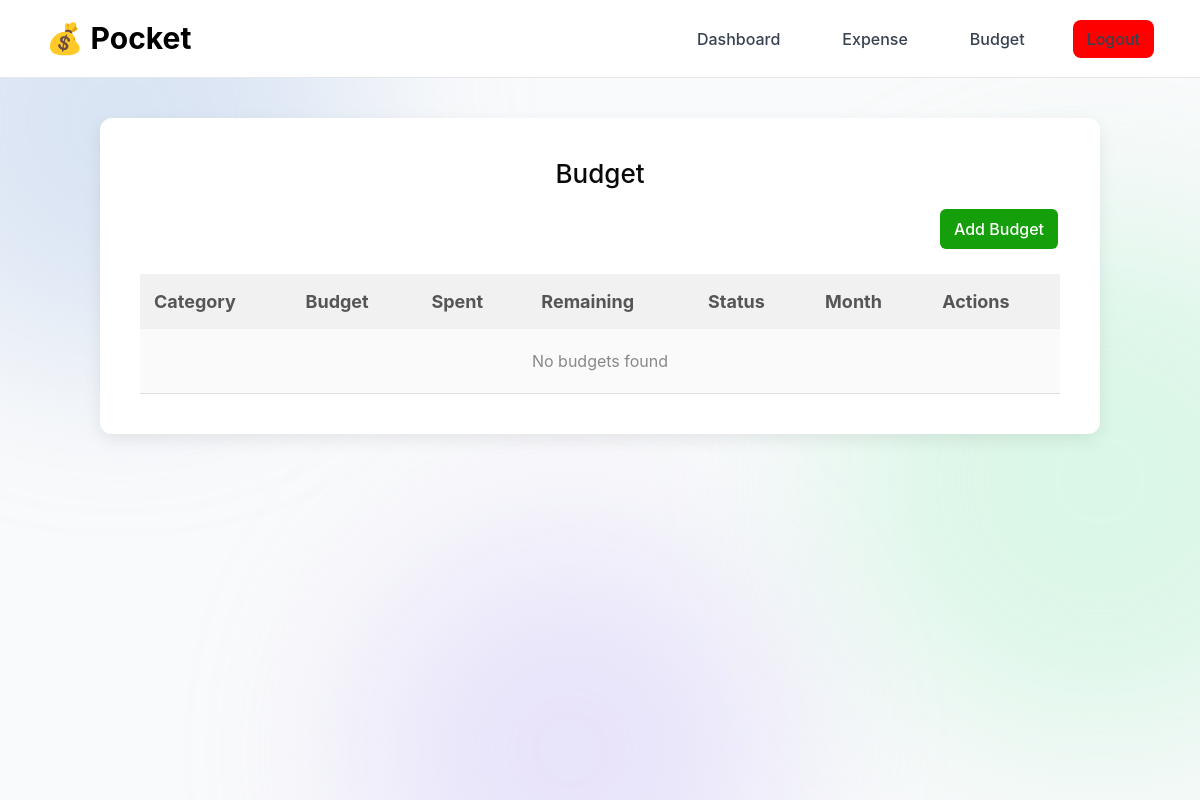
The app's page /budgets/ (signed in), older data.
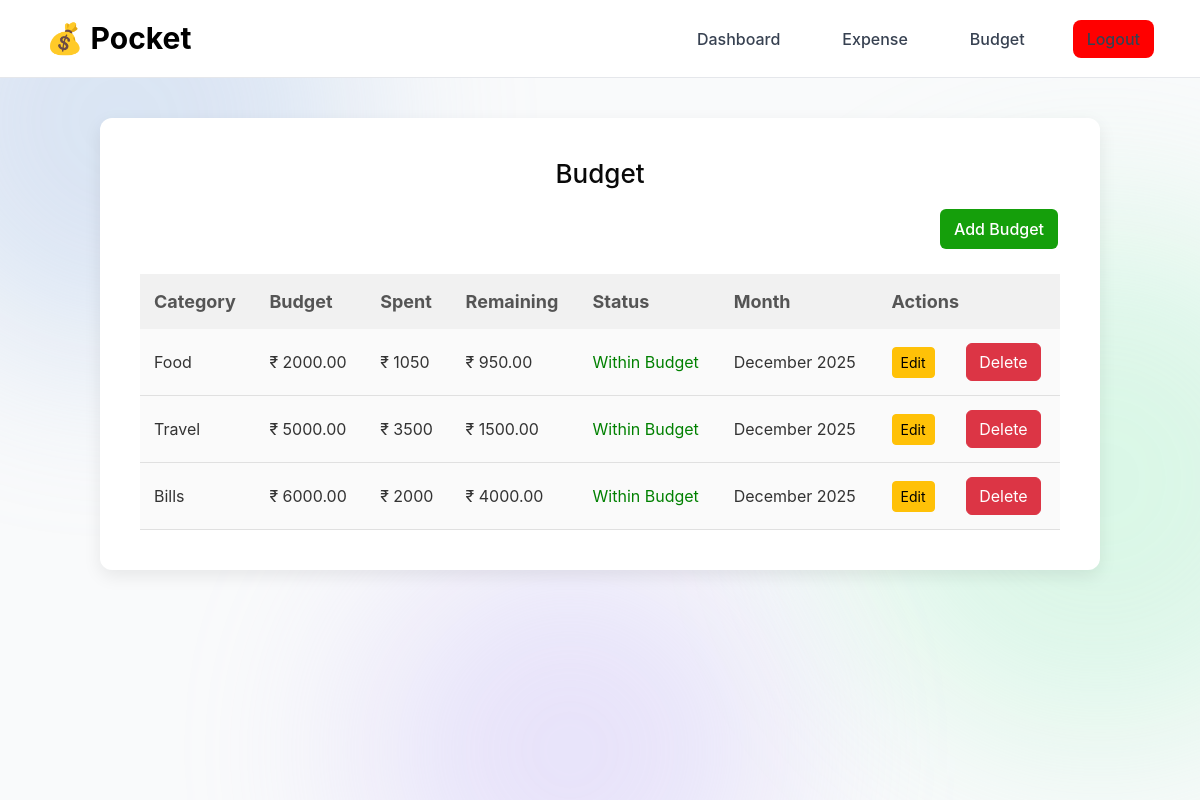
The same page, newer data.
### expenses/models.py (models this page shows, shortened)
class Budget(models.Model):
    user = models.ForeignKey(User, on_delete=models.CASCADE)
    category = models.ForeignKey(Category, on_delete=models.CASCADE)
    amount = models.DecimalField(max_digits=10, decimal_places=2)
    month = models.DateField()
    class Meta:
        unique_together = ('user', 'category', 'month')

class Category(models.Model):
    name = models.CharField(max_length=50, unique=True)

### expenses/views.py (the view)
# urls.py: path('budgets/', views.budget_list, name='budget_list'),
@login_required
def budget_list(request):
    budgets = Budget.objects.filter(user=request.user)
    data = []
    for b in budgets:
        spent = Expense.objects.filter(
            user=request.user,
            category=b.category,
            date__year=b.month.year,
            date__month=b.month.month
        ).aggregate(total=Sum('amount'))['total'] or 0
        data.append({
            'budget': b,
            'spent': spent,
            'remaining': b.amount - spent,
            'overspent': spent > b.amount
        })
    return render(request, 'expenses/budget_list.html', {'data': data})

### expenses/templates/expenses/budget_list.html (shortened to what this page needs)
{% extends "base.html" %}
{% load static %}
{% block content %}
<!DOCTYPE html>
<html lang="en">
<head>
    <link rel="stylesheet" href="{% static 'expenses/css/budget_list.css' %}">
</head>
<body>
<div class="page-container">
<h2>Budget</h2>
<a href="{% url 'add_budget' %}" class="add-btn"> Add Budget</a>
<table>
    <tr>
        <th>Category</th>
        <th>Budget</th>
        <th>Spent</th>
        <th>Remaining</th>
        <th>Status</th>
        <th>Month</th>
        <th colspan="2">Actions</th>
    </tr>
    {% for item in data %}
    <tr class="{% if item.overspent %}overspent{% endif %}">
        <td>{{ item.budget.category.name }}</td>
        <td>₹ {{ item.budget.amount }}</td>
        <td>₹ {{ item.spent }}</td>
        <td>₹ {{ item.remaining }}</td>
        <td>
            {% if item.overspent  %}
                <span class="danger" style="color: red; font-weight: bold; ">Overspent</span>
            {% else %}
                <span class="success" style="color: green;">Within Budget</span>
            {% endif %}
        </td>
        <td>{{ item.budget.month|date:"F Y" }}</td>
        <td><a href="{% url 'edit_budget' item.budget.pk %}" class="btn btn-sm btn-warning">Edit</a></td>
        <td><form action="{% url 'delete_budget' item.budget.pk %}" method="POST" >
                <button type="submit" class="btn btn-danger"> Delete</button>
            </form>
        </td>
    </tr>
    {% empty %}
    <tr>
        <td colspan="7">No budgets found</td>
    </tr>
    {% endfor %}
</table>
</div>
</body>
{% endblock %}

### templates/base.html (shortened to what this page needs)
{% load static %}
<!DOCTYPE html>
<html lang="en">
<head>
    <link href="https://cdn.jsdelivr.net/npm/bootstrap@5.3.2/dist/css/bootstrap.min.css" rel="stylesheet">
    <link rel="stylesheet" href="{% static 'expenses/css/charts.css' %}">
</head>
<body>
    <div class="bg-shapes">
        <span class="shape shape-2"></span>
        <span class="shape shape-3"></span>
    </div>
    <nav class="nav">
        <div class="nav-left">
            <span class="nav-logo">💰 Pocket</span>
        </div>
        <div class="nav-right">
            <a href="{% url 'dashboard' %}">Dashboard</a>
            <a href="{% url 'expense_list' %}">Expense</a>
            <a href="{% url 'budget_list' %}">Budget</a>
             <a href="{% url 'logout' %}" class="btn-logout">Logout</a>
        </div>
    </nav>
    <main class="page-content">
        {% block content %}
        {% endblock %}
    </main>
</body>
</html>

### expenses/static/expenses/css/budget_list.css (style rules this page uses)
.page-container { max-width: 1000px; max-height: 1000px; margin: 40px auto; background: #ffffff; padding: 40px; border-radius: 12px; box-shadow: 0 6px 18px rgba(0, 0, 0, 0.08); }
.page-container h2 { margin-bottom: 20px; font-size: 26px; color: #090909; text-align: center; }
.add-btn { display: inline-block; margin-bottom: 25px; margin-left: 800px; padding: 8px 14px; background: #159f0b; color: white; text-decoration: none; text-align: center; border-radius: 6px; font-weight: 500; transition: background 0.3s ease; }
table { width: 100%; height: 100%; border-collapse: collapse; background: #fafafa; }
table th { background: #f1f1f1; padding: 14px; text-align: left; font-size: 18px; color: #555; }
table td { padding: 14px; border-bottom: 1px solid #e0e0e0; font-size: 16px; color: #333; }

### templates/base.html (style rules this page uses)
.nav { display: flex; align-items: center; justify-content: space-between; padding: 16px 46px; background: #ffffff; border-bottom: 1px solid #E5E7EB; }
.nav-left { color: #000000; font-weight: bold; font-size: 30px; }
.nav-right { display: flex; gap: 32px; }
.nav-right a { text-decoration: none; padding: 7px 14px; margin-left: 2px; color: #374151; font-weight: 500; }
.btn-logout { background: red; color: white; padding: 10px 18px; border-radius: 8px; text-decoration: none; font-weight: 500; }
body { background: #f9fafb; position: relative; overflow-x: hidden; font-family: "Inter", system-ui, sans-serif; }
.bg-shapes { position: fixed; inset: 0; z-index: -1; overflow: hidden; }
.bg-shapes .shape { position: absolute; border-radius: 50%; filter: blur(90px); opacity: 0.35; }
.shape-3 { width: 420px; height: 420px; background: #c7b9f9; bottom: -160px; left: 30%; }
.page-content { position: relative; z-index: 1; }

Row changes from the older to the newer data that the page shows:
added Budget: budget.category.name "Food", budget.amount "2000.00", spent "1050", remaining "950.00", budget.month "December 2025"
added Budget: budget.category.name "Travel", budget.amount "5000.00", spent "3500", remaining "1500.00", budget.month "December 2025"
added Budget: budget.category.name "Bills", budget.amount "6000.00", spent "2000", remaining "4000.00", budget.month "December 2025"
Text that changed along with them:
text no longer shown: "No budgets found"
